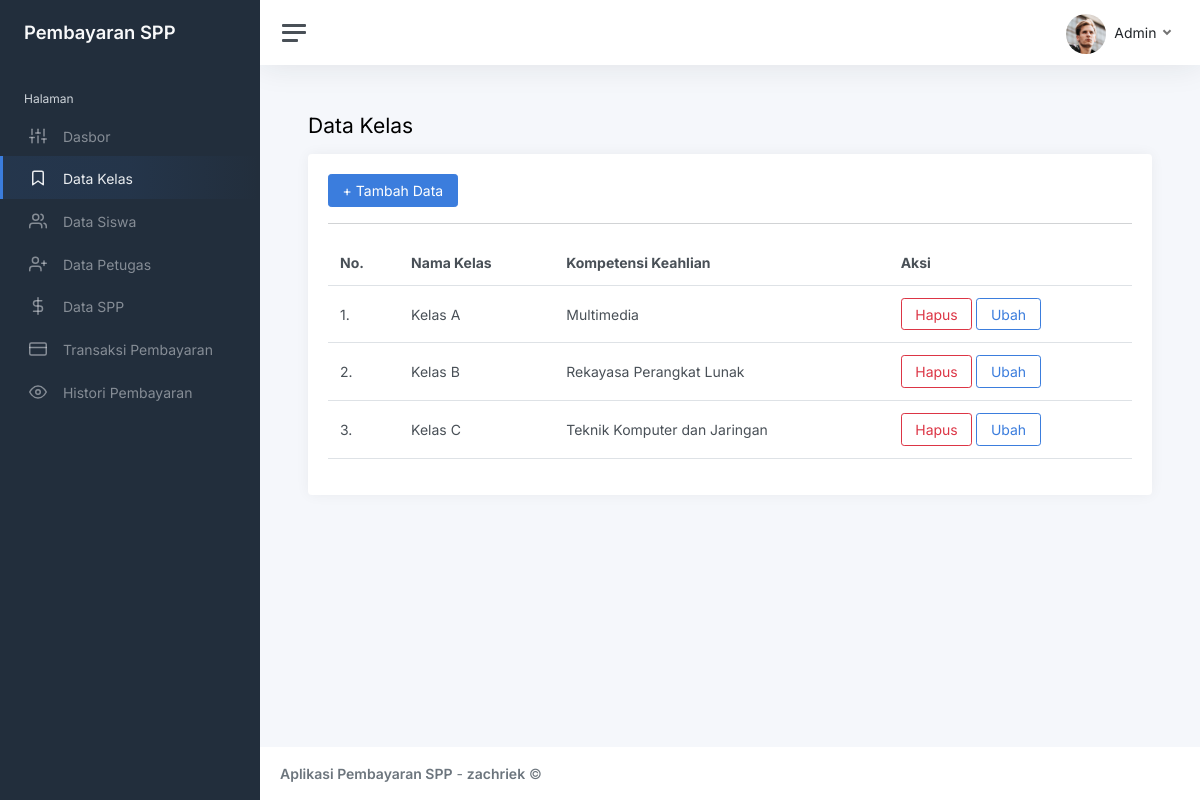
Screenshot of /index.php?page=kelas (signed in) with the database file from the repository.
### tables this page shows
CREATE TABLE `kelas` (
  `id_kelas` int(11) NOT NULL,
  `nama_kelas` varchar(10) DEFAULT NULL,
  `kompetensi_keahlian` varchar(50) DEFAULT NULL
);

### kelas.php (the view, shortened to what this page needs)
<?php
$query = mysqli_query($conn, "SELECT * FROM kelas");
$kelas = [];
while ($row = mysqli_fetch_array($query)) {
  $kelas[] = $row;
}
?>
<h1 class="h3 mb-3">Data Kelas</h1>
<div class="row">
  <div class="col-12">
    <div class="card">
      <div class="card-body">
        <a href="?page=kelas_tambah" class="btn btn-primary">+ Tambah Data</a>
        <hr>
        <table class="table">
          <thead>
            <tr>
              <th>No.</th>
              <th>Nama Kelas</th>
              <th>Kompetensi Keahlian</th>
              <th>Aksi</th>
            </tr>
          </thead>
          <tbody>
            <?php foreach ($kelas as $key => $data) : ?>
              <tr>
                <td><?= ++$key; ?>.</td>
                <td><?= $data['nama_kelas']; ?></td>
                <td><?= $data['kompetensi_keahlian']; ?></td>
                <td>
                  <a href="?page=kelas_hapus&id=<?= $data['id_kelas']; ?>" class="btn btn-outline-danger" onclick="return confirm('Apakah kamu yakin ingin menghapus?');">Hapus</a>
                  <a href="?page=kelas_ubah&id=<?= $data['id_kelas']; ?>" class="btn btn-outline-primary">Ubah</a>
                </td>
              </tr>
            <?php endforeach; ?>
          </tbody>
        </table>
      </div>
    </div>
  </div>
</div>

### rows the page displays
kelas: nama_kelas "Kelas A", kompetensi_keahlian "Multimedia"
kelas: nama_kelas "Kelas B", kompetensi_keahlian "Rekayasa Perangkat Lunak"
kelas: nama_kelas "Kelas C", kompetensi_keahlian "Teknik Komputer dan Jaringan"

### other values shown
$_SESSION['user']['nama_petugas'] "Admin"
